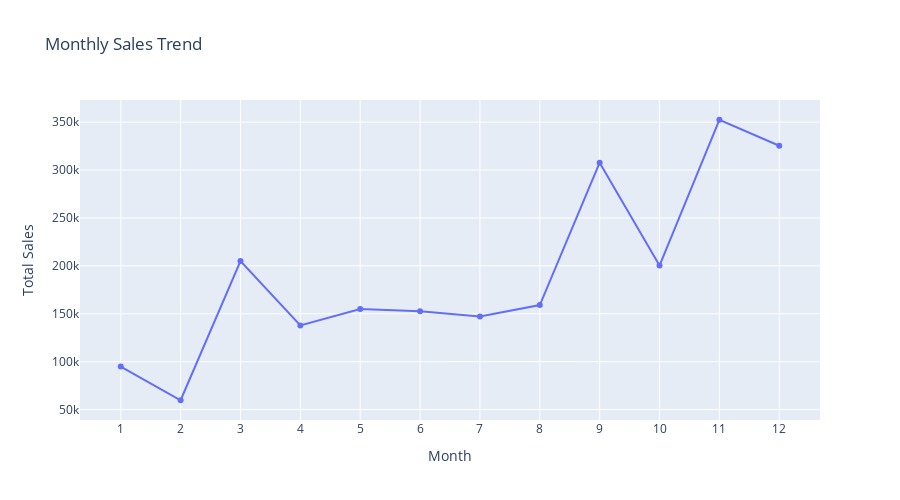

Write notebook code for a chart like this one.
### Markdown cell above
#### 2  Monthly Sales Trend

### Code cell
monthly = df.groupby('Order_Month')['Sales'].sum().reset_index()

import plotly.express as px

fig = px.line(monthly, x='Order_Month', y='Sales',title="Monthly Sales Trend", markers=True, labels={'Order_Month': 'Month', 'Sales': 'Total Sales'})
fig.update_layout( width=900, height=500, xaxis=dict(dtick=1) )

fig.show()

### Figure 1 — Plotly figure (JSON) as saved in the notebook; plotly's stock layout.template omitted (floating-point values rounded to 4 significant figures)
{"data": [{"hovertemplate": "Month=%{x}<br>Total Sales=%{y}<extra></extra>", "legendgroup": "", "line": {"color": "#636efa", "dash": "solid"}, "marker": {"symbol": "circle"}, "mode": "lines+markers", "name": "", "orientation": "v", "showlegend": false, "type": "scatter", "x": [1, 2, 3, 4, 5, 6, 7, 8, 9, 10, 11, 12], "xaxis": "x", "y": [94920.0, 59750.0, 205000.0, 137800.0, 155000.0, 152700.0, 147200.0, 159000.0, 307600.0, 200300.0, 352500.0, 325300.0], "yaxis": "y"}], "layout": {"height": 500, "legend": {"tracegroupgap": 0}, "title": {"text": "Monthly Sales Trend"}, "width": 900, "xaxis": {"anchor": "y", "domain": [0, 1], "dtick": 1, "title": {"text": "Month"}}, "yaxis": {"anchor": "x", "domain": [0, 1], "title": {"text": "Total Sales"}}}}
